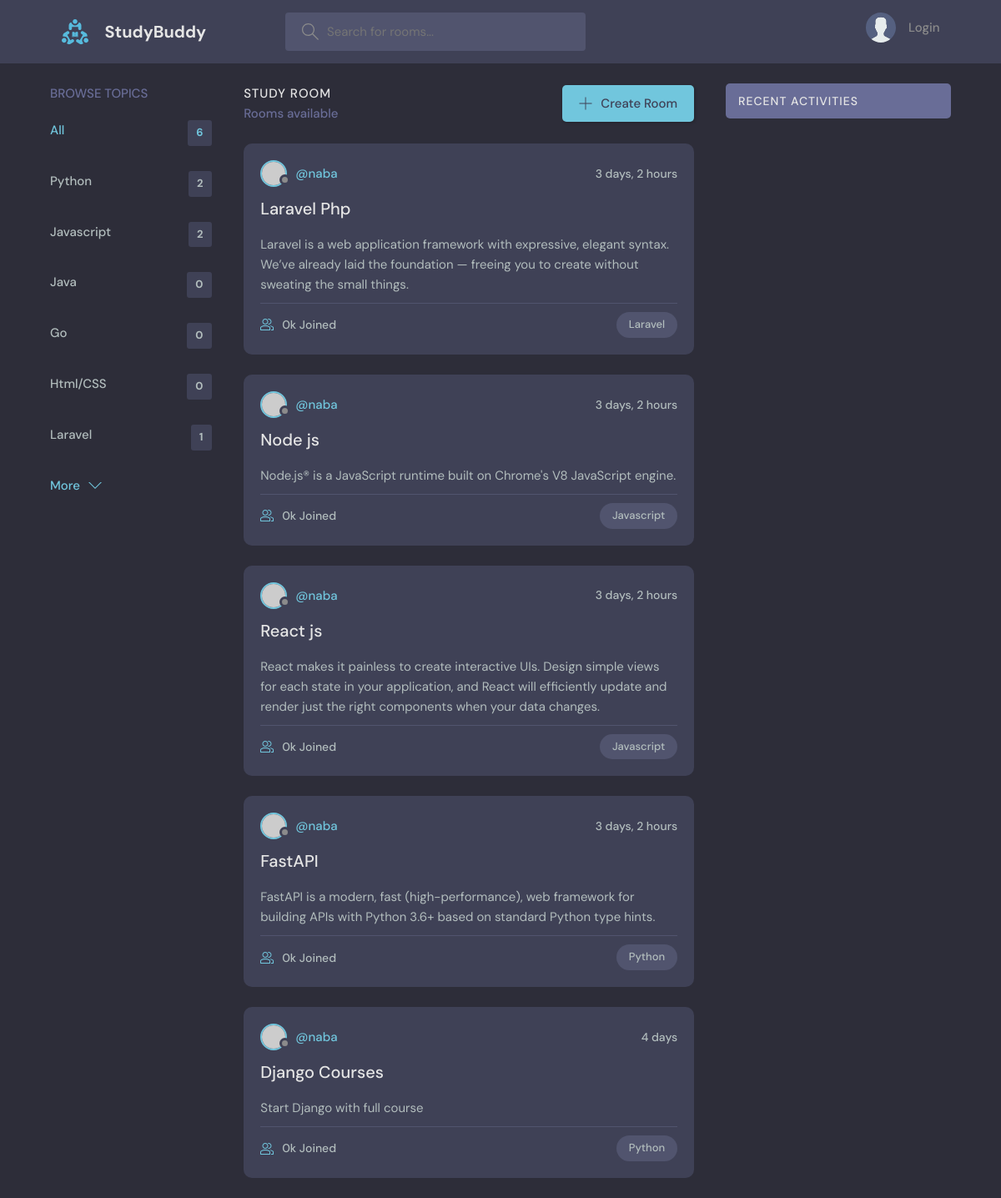
The app's page /, older data.
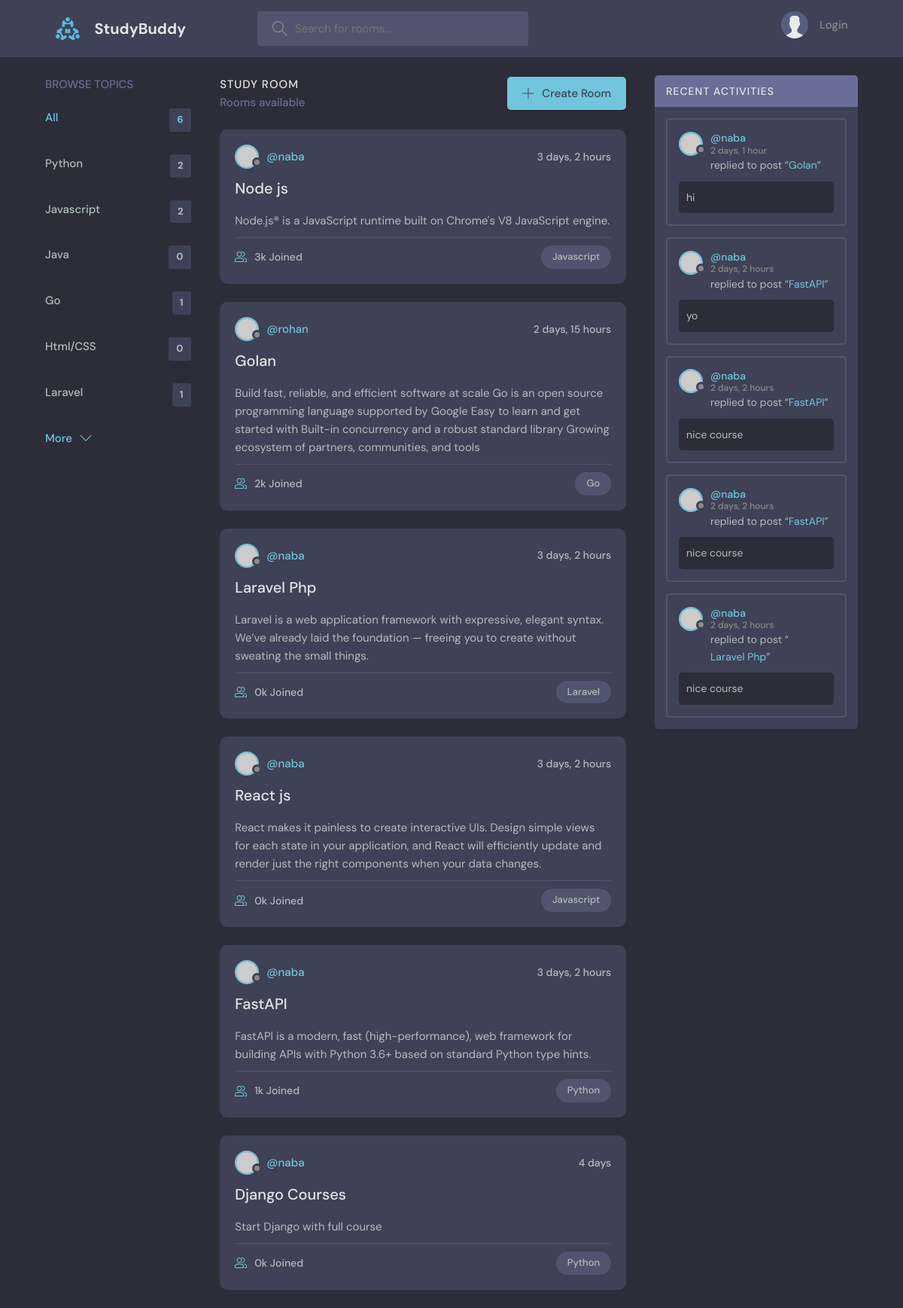
The same page, newer data.
### base/models.py (models this page shows, shortened)
class Topic(models.Model):
    name = models.CharField(max_length=200)

class Room(models.Model):
    user = models.ForeignKey(User, on_delete=models.SET_NULL, null=True)
    topic = models.ForeignKey(Topic, on_delete=models.SET_NULL, null=True)
    name = models.CharField(max_length=128)
    description = models.TextField(null=True, blank=True)
    participants = models.ManyToManyField(User, related_name='participants', blank=True)
    updated = models.DateTimeField(auto_now=True)
    created = models.DateTimeField(auto_now_add=True)
    class Meta:
        ordering = ['-updated','created']
    def __str__(self):
        return self.name

class Message(models.Model):
    user = models.ForeignKey(User, on_delete=models.CASCADE)
    room = models.ForeignKey(Room, on_delete=models.CASCADE)
    body = models.TextField()
    updated = models.DateTimeField(auto_now=True)
    created = models.DateTimeField(auto_now_add=True)
    class Meta:
        ordering = ['-updated','created']

### base/views.py (the view)
# urls.py: path('', views.home, name='home'),
def home(request):
    q = request.GET.get('q') if request.GET.get('q') != None else ''
    rooms = Room.objects.filter(
        Q(topic__name__icontains=q) |
        Q(name__icontains=q) |
        Q(description__icontains=q)
        )
    topics = Topic.objects.all()
    rooms_count = rooms.count()
    room_messages = Message.objects.filter(Q(room__topic__name__icontains=q))
    context = {'rooms' : rooms,
     'topics' : topics,
     'room_messages' : room_messages,
     'rooms_count' : rooms_count}
    return render(request, 'base/home.html', context)

### base/templates/base/home.html (shortened to what this page needs)
{% extends 'main.html' %}
{% load static %}
{% block content %}
    <main class="layout layout--3">
      <div class="container">
        {% include 'base/topics_component.html' %}
        <div class="roomList">
          <div class="roomList__header">
            <div>
              <h2>Study Room</h2>
              <p>{{room_count}} Rooms available</p>
            </div>
            <a class="btn btn--main" href="{% url 'create_room' %}">
              <svg version="1.1" xmlns="http://www.w3.org/2000/svg" width="32" height="32" viewBox="0 0 32 32">
                <title>add</title>
                <path
                  d="M16.943 0.943h-1.885v14.115h-14.115v1.885h14.115v14.115h1.885v-14.115h14.115v-1.885h-14.115v-14.115z"
                ></path>
              </svg>
              Create Room
            </a>
          </div>
          {% include 'base/feed_component.html' %}
        </div>
        {% include 'base/activity_component.html' %}
      </div>
    </main>
{% endblock content %}

### base/templates/base/topics_component.html
<div class="topics">
    <div class="topics__header">
      <h2>Browse Topics</h2>
    </div>
    <ul class="topics__list">
      <li>
        <a href="{% url 'home' %}" class="active">All <span>{{topics.count}}</span></a>
      </li>
      {% for topic in topics %}
      <li><a href="{% url 'home' %}?q={{topic.name}}">{{ topic.name }}<span>{{topic.room_set.all.count}}</span></a></li>
      {% endfor %}
    </ul>
    <a class="btn btn--link" href="topics.html">
      More
      <svg version="1.1" xmlns="http://www.w3.org/2000/svg" width="32" height="32" viewBox="0 0 32 32">
        <title>chevron-down</title>
        <path d="M16 21l-13-13h-3l16 16 16-16h-3l-13 13z"></path>
      </svg>
    </a>
  </div>

### base/templates/base/feed_component.html (shortened to what this page needs)
{% for room in rooms %}
<div class="roomListRoom">
    <div class="roomListRoom__header">
      <a href="{% url 'user_profile' room.user.id %}" class="roomListRoom__author">
        <div class="avatar avatar--small">
          <img src="https://randomuser.me/api/portraits/women/11.jpg" />
        </div>
        <span>@{{room.user.username}}</span>
      </a>
      <div class="roomListRoom__actions">
        <span>{{room.created|timesince}}</span>
      </div>
    </div>
    <div class="roomListRoom__content">
      <a href="{% url 'room' room.id %}">{{room.name}}</a>
      <p>
        {{room.description}}
      </p>
    </div>
    <div class="roomListRoom__meta">
      <a href="{% url 'room' room.id %}" class="roomListRoom__joined">
        {{room.participants.all.count}}k Joined
      </a>
      <p class="roomListRoom__topic">{{room.topic.name}}</p>
    </div>
  </div>
{% endfor %}

### base/templates/base/activity_component.html (shortened to what this page needs)
<div class="activities">
    <div class="activities__header">
      <h2>Recent Activities</h2>
    </div>
    {% for message in room_messages %}
    <div class="activities__box">
      <div class="activities__boxHeader roomListRoom__header">
        <a href="profile.html" class="roomListRoom__author">
          <div class="avatar avatar--small">
            <img src="https://randomuser.me/api/portraits/women/11.jpg" />
          </div>
          <p>
            @{{message.user.username}}
            <span>{{ message.created|timesince }}</span>
          </p>
        </a>
      </div>
      <div class="activities__boxContent">
        <p>replied to post “<a href="{% url 'room' message.room.id %}">{{message.room}}</a>”</p>
        <div class="activities__boxRoomContent">
            {{message.body}}
        </div>
      </div>
    </div>
    {% endfor %}
  </div>

Row changes from the older to the newer data that the page shows:
computed for Topic "Go": room_set.all.count "0" → "1"
changed Room "Node js": participants.all.count "0" → "3"; moves up the list
added Room: user.username "rohan", created "2 days, 15 hours", name "Golan", description "Build fast, reliable, and efficient software at scale Go is an open source programming language supported by Google Easy to learn and get started with Built-in concurrency and a robust standard library Growing ecosystem of partners, communities, and tools", participants.all.count "2", topic.name "Go"
computed for Room "FastAPI": participants.all.count "0" → "1"
added Message: user.username "naba", created "2 days, 1 hour", room "Golan", body "hi"
added Message: user.username "naba", created "2 days, 2 hours", room "FastAPI", body "yo"
added Message: user.username "naba", created "2 days, 2 hours", room "FastAPI", body "nice course"
added Message: user.username "naba", created "2 days, 2 hours", room "FastAPI", body "nice course"
added Message: user.username "naba", created "2 days, 2 hours", room "Laravel Php", body "nice course"
